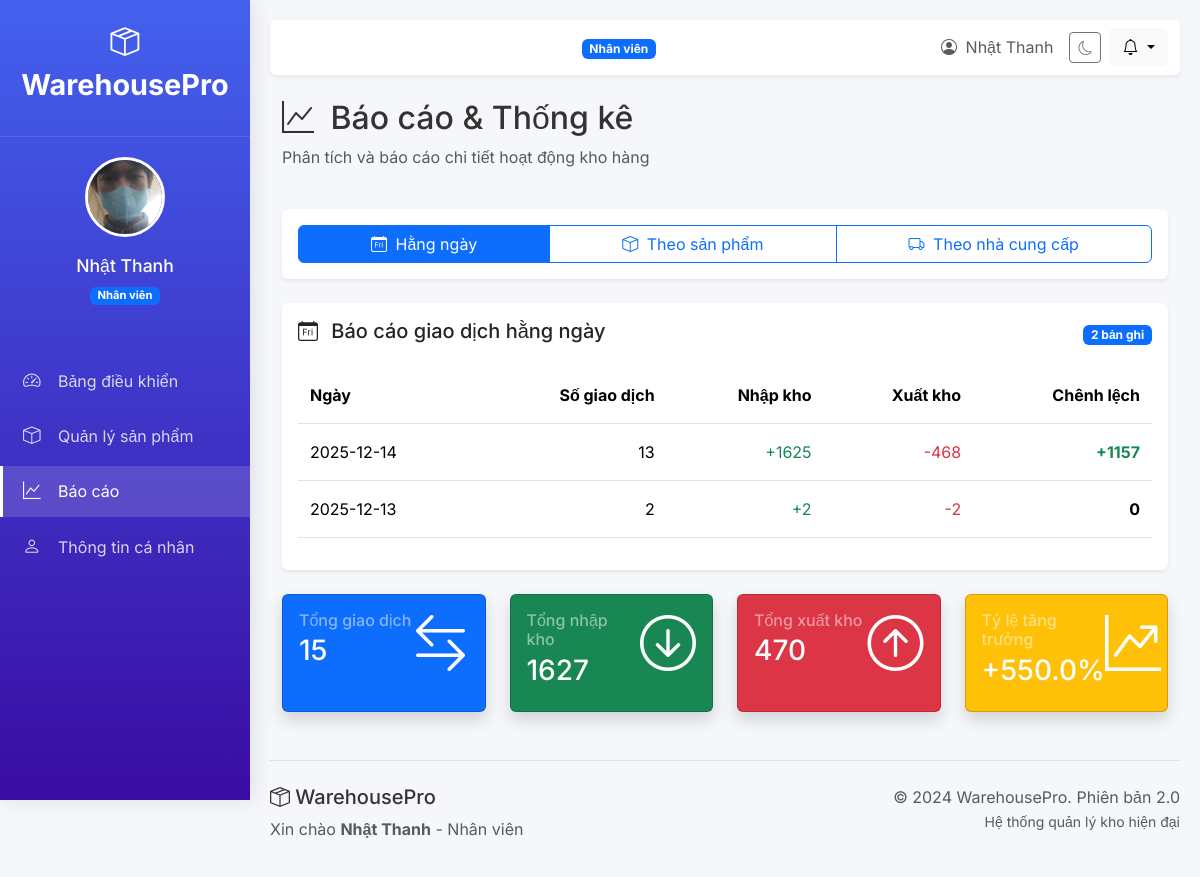
Screenshot of /reports (signed in) with the database file from the repository.
### tables this page shows
CREATE TABLE users (
            id INTEGER PRIMARY KEY AUTOINCREMENT,
            email TEXT UNIQUE NOT NULL,
            password TEXT NOT NULL,
            full_name TEXT NOT NULL,
            role TEXT NOT NULL,
            avatar TEXT,
            phone TEXT,
            address TEXT,
            status TEXT DEFAULT 'active',
            created_at TIMESTAMP DEFAULT CURRENT_TIMESTAMP
        );

### main.py (the view)
@app.get("/reports", response_class=HTMLResponse)
async def reports_page(request: Request):
    user = get_current_user(request)
    if not user:
        return RedirectResponse("/login", status_code=302)
    conn = get_db_connection()
    cursor = conn.cursor()
    report_type = request.query_params.get('type', 'daily')
    if report_type == 'daily':
        cursor.execute('''
            SELECT DATE(created_at) as date,
                   COUNT(*) as transactions,
                   SUM(CASE WHEN type='in' THEN quantity ELSE 0 END) as stock_in,
                   SUM(CASE WHEN type='out' THEN quantity ELSE 0 END) as stock_out
            FROM transactions
            WHERE DATE(created_at) >= DATE('now', '-30 days')
            GROUP BY DATE(created_at)
            ORDER BY date DESC
        ''')
    elif report_type == 'products':
        cursor.execute('''
            SELECT p.category,
                   COUNT(*) as product_count,
                   SUM(p.stock) as total_stock,
                   SUM(p.stock * COALESCE(p.price, 0)) as total_value
            FROM products p
            WHERE p.status = 'approved'
            GROUP BY p.category
            ORDER BY total_value DESC
        ''')
    elif report_type == 'suppliers':
        cursor.execute('''
            SELECT supplier, supplier_country,
                   COUNT(*) as product_count,
                   SUM(stock) as total_stock,
                   SUM(stock * COALESCE(price, 0)) as total_value
            FROM products
            WHERE status = 'approved'
            GROUP BY supplier, supplier_country
            ORDER BY product_count DESC
        ''')
    elif report_type == 'staff' and user["role"] == "admin":
        cursor.execute('''
            SELECT u.full_name, u.email,
                   COUNT(p.id) as product_count,
                   SUM(CASE WHEN p.status='approved' THEN 1 ELSE 0 END) as approved_count,
                   SUM(CASE WHEN p.status='pending' THEN 1 ELSE 0 END) as pending_count
            FROM users u
            LEFT JOIN products p ON u.id = p.added_by
            WHERE u.role = 'staff'
            GROUP BY u.id
            ORDER BY product_count DESC
        ''')
    else:
        cursor.execute('''
            SELECT DATE(created_at) as date,
                   COUNT(*) as transactions
            FROM transactions
            GROUP BY DATE(created_at)
            ORDER BY date DESC
            LIMIT 10
        ''')
    report_data = [dict(row) for row in cursor.fetchall()]
    growth_rate = 0
    if report_type == 'daily' and len(report_data) > 1:
        mid = len(report_data) // 2
        recent = report_data[:mid]
        older = report_data[mid:]
        recent_sum = sum(item['transactions'] for item in recent)
        older_sum = sum(item['transactions'] for item in older)
        if older_sum > 0:
            growth_rate = ((recent_sum - older_sum) / older_sum) * 100
        elif recent_sum > 0:
            growth_rate = 100.0
    conn.close()
    return templates.TemplateResponse(
        "reports.html",
        {
            "request": request,
            "title": "Báo cáo & Thống kê",
            "user": user,
            "report_type": report_type,
            "report_data": report_data,
            "growth_rate": growth_rate,
            "now": datetime.now
        }
    )

### templates/reports.html (shortened to what this page needs)
{% extends "base.html" %}
{% block content %}
<div class="row mb-4">
    <div class="col-12">
        <h2><i class="bi bi-graph-up me-2"></i> Báo cáo & Thống kê</h2>
        <p class="text-muted">Phân tích và báo cáo chi tiết hoạt động kho hàng</p>
    </div>
</div>
<div class="card mb-4 shadow-sm border-0">
    <div class="card-body">
        <div class="btn-group w-100" role="group">
            <a href="/reports?type=daily"
                class="btn {% if report_type == 'daily' %}btn-primary{% else %}btn-outline-primary{% endif %}">
                <i class="bi bi-calendar-day me-1"></i> Hằng ngày
            </a>
            <a href="/reports?type=products"
                class="btn {% if report_type == 'products' %}btn-primary{% else %}btn-outline-primary{% endif %}">
                <i class="bi bi-box me-1"></i> Theo sản phẩm
            </a>
            <a href="/reports?type=suppliers"
                class="btn {% if report_type == 'suppliers' %}btn-primary{% else %}btn-outline-primary{% endif %}">
                <i class="bi bi-truck me-1"></i> Theo nhà cung cấp
            </a>
        </div>
    </div>
</div>
<div class="card shadow-sm border-0 mb-4"><div class="card-body">
    <div class="table-header d-flex justify-content-between align-items-center">
        <h5>
            {% if report_type == 'daily' %}
            <i class="bi bi-calendar-day me-2"></i> Báo cáo giao dịch hằng ngày
            {% elif report_type == 'products' %}
            <i class="bi bi-box me-2"></i> Báo cáo theo danh mục sản phẩm
            {% else %}
            <i class="bi bi-truck me-2"></i> Báo cáo theo nhà cung cấp
            {% endif %}
        </h5>
        <span class="badge bg-primary">{{ report_data|length }} bản ghi</span>
    </div>
    <div class="table-responsive mt-3">
        <table class="table table-hover" id="reportTable">
            <thead>
                {% if report_type == 'daily' %}
                <tr>
                    <th>Ngày</th>
                    <th class="text-end">Số giao dịch</th>
                    <th class="text-end">Nhập kho</th>
                    <th class="text-end">Xuất kho</th>
                    <th class="text-end">Chênh lệch</th>
                </tr>
                {% else %}
                <tr>
                    <th>Nhà cung cấp</th>
                    <th class="text-end">Số sản phẩm</th>
                    <th class="text-end">Tổng tồn kho</th>
                </tr>
                {% endif %}
            </thead>
            <tbody>
                {% for row in report_data %}
                <tr>
                    {% if report_type == 'daily' %}
                    <td>{{ row['date'] }}</td>
                    <td class="text-end">{{ row['transactions'] }}</td>
                    <td class="text-end text-success">+{{ row['stock_in'] }}</td>
                    <td class="text-end text-danger">-{{ row['stock_out'] }}</td>
                    <td class="text-end">
                        {% set diff = row['stock_in'] - row['stock_out'] %}
                        <span class="fw-bold {% if diff > 0 %}text-success{% elif diff < 0 %}text-danger{% endif %}">
                            {% if diff > 0 %}+{% endif %}{{ diff }}
                        </span>
                    </td>
                    {% else %}
                    <td>{{ row['supplier'] }}</td>
                    <td class="text-end">{{ row['product_count'] }}</td>
                    <td class="text-end">{{ row['total_stock'] }}</td>
                    {% endif %}
                </tr>
                {% endfor %}
            </tbody>
        </table>
    </div>
</div></div>
<div class="row mt-4">
    <div class="col-md-3">
        <div class="card bg-primary text-white shadow h-100">
            <div class="card-body">
                <div class="d-flex justify-content-between">
                    <div>
                        <h6 class="text-white-50 mb-1">Tổng giao dịch</h6>
                        <h3>
                            {% if report_type == 'daily' %}
                            {{ report_data|sum(attribute='transactions') }}
                            {% else %}
                            {{ report_data|length }}
                            {% endif %}
                        </h3>
                    </div>
                    <div class="display-4">
                        <i class="bi bi-arrow-left-right"></i>
                    </div>
                </div>
            </div>
        </div>
    </div>
    <div class="col-md-3">
        <div class="card bg-success text-white shadow h-100">
            <div class="card-body">
                <div class="d-flex justify-content-between">
                    <div>
                        <h6 class="text-white-50 mb-1">Tổng nhập kho</h6>
                        <h3>
                            {% if report_type == 'daily' %}
                            {{ report_data|sum(attribute='stock_in') }}
                            {% else %}
                            -
                            {% endif %}
                        </h3>
                    </div>
                    <div class="display-4">
                        <i class="bi bi-arrow-down-circle"></i>
                    </div>
                </div>
            </div>
        </div>
    </div>
    <div class="col-md-3">
        <div class="card bg-danger text-white shadow h-100">
            <div class="card-body">
                <div class="d-flex justify-content-between">
                    <div>
                        <h6 class="text-white-50 mb-1">Tổng xuất kho</h6>
                        <h3>
                            {% if report_type == 'daily' %}
                            {{ report_data|sum(attribute='stock_out') }}
                            {% else %}
                            -
                            {% endif %}
                        </h3>
                    </div>
                    <div class="display-4">
                        <i class="bi bi-arrow-up-circle"></i>
                    </div>
                </div>
            </div>
        </div>
    </div>
    <div class="col-md-3">
        <div class="card bg-warning text-white shadow h-100">
            <div class="card-body">
                <div class="d-flex justify-content-between">
                    <div>
                        <h6 class="text-white-50 mb-1">Tỷ lệ tăng trưởng</h6>
                        <h3>
                            {% if report_type == 'daily' %}
                            {{ "{:+.1f}".format(growth_rate) }}%
                            {% else %}
                            -
                            {% endif %}
                        </h3>
                    </div>
                    <div class="display-4">
                        <i class="bi bi-graph-up-arrow"></i>
                    </div>
                </div>
            </div>
        </div>
    </div>
</div>
{% endblock %}

### templates/base.html (shortened to what this page needs)
<!DOCTYPE html>
<html lang="vi" data-bs-theme="light">
<head>
    <link href="https://cdn.jsdelivr.net/npm/bootstrap@5.3.3/dist/css/bootstrap.min.css" rel="stylesheet">
    <link rel="stylesheet" href="https://cdn.jsdelivr.net/npm/bootstrap-icons@1.11.1/font/bootstrap-icons.css">
</head>
<body>
    <div class="sidebar">
        <div class="sidebar-header">
            <a href="/dashboard" class="logo">
                <i class="bi bi-box-seam"></i> WarehousePro
            </a>
        </div>
        {% if user %}
        <div class="user-profile">
            <img src="{{ user.get('avatar', '/static/img/avatars/default.png') }}" class="avatar"
                alt="{{ user.full_name }}">
            <div class="user-info mt-2">
                <h5>{{ user.full_name }}</h5>
                <span class="badge {% if user.role == 'admin' %}bg-danger{% else %}bg-primary{% endif %}">
                    {{ 'Quản trị viên' if user.role == 'admin' else 'Nhân viên' }}
                </span>
            </div>
        </div>
        {% endif %}
        <ul class="sidebar-menu">
            <li>
                <a href="/dashboard" class="{% if request.url.path == '/dashboard' %}active{% endif %}">
                    <i class="bi bi-speedometer2"></i> Bảng điều khiển
                </a>
            </li>
            <li>
                <a href="/products"
                    class="{% if request.url.path.startswith('/products') and not request.url.path.startswith('/admin/approve') %}active{% endif %}">
                    <i class="bi bi-box"></i> Quản lý sản phẩm
                </a>
            </li>
            <li>
                <a href="/reports" class="{% if request.url.path == '/reports' %}active{% endif %}">
                    <i class="bi bi-graph-up"></i> Báo cáo
                </a>
            </li>
            <li>
                <a href="/profile" class="{% if request.url.path == '/profile' %}active{% endif %}">
                    <i class="bi bi-person"></i> Thông tin cá nhân
                </a>
            </li>
        </ul>
    </div>
    <div class="main-content">
        <nav class="navbar navbar-expand-lg navbar-light bg-white shadow-sm rounded mb-4">
            <div class="container-fluid">
                <div class="d-flex align-items-center">
                    <span class="navbar-brand mb-0 h1 d-none d-lg-block">
                        <i class="bi bi-box-seam me-2"></i>
                    </span>
                    <div class="ms-3">
                        <span
                            class="badge {% if user and user.role == 'admin' %}bg-danger{% else %}bg-primary{% endif %}">
                            {{ 'Quản trị viên' if user and user.role == 'admin' else 'Nhân viên' }}
                        </span>
                    </div>
                </div>
                <div class="d-flex align-items-center">
                    <span class="text-muted me-3 d-none d-md-block">
                        <i class="bi bi-person-circle me-1"></i>
                        {{ user.full_name if user else '' }}
                    </span>
                    <button class="btn btn-outline-secondary btn-sm me-2" onclick="toggleDarkMode()">
                        <i class="bi bi-moon"></i>
                    </button>
                    <div class="dropdown">
                        <button class="btn btn-light dropdown-toggle" type="button" data-bs-toggle="dropdown">
                            <i class="bi bi-bell"></i>
                        </button>
                    </div>
                </div>
            </div>
        </nav>
        <div class="container-fluid">
            {% block content %}{% endblock %}
        </div>
        <footer class="mt-5 pt-4 border-top">
            <div class="row">
                <div class="col-md-6">
                    <h5><i class="bi bi-box-seam"></i> WarehousePro</h5>
                    <p class="text-muted">
                        {% if user %}
                        Xin chào <strong>{{ user.full_name }}</strong> -
                        {{ 'Quản trị viên' if user.role == 'admin' else 'Nhân viên' }}
                        {% else %}
                        Hệ thống quản lý kho hàng thông minh & chuyên nghiệp
                        {% endif %}
                    </p>
                </div>
                <div class="col-md-6 text-end">
                    <p class="text-muted">
                        © 2024 WarehousePro. Phiên bản 2.0<br>
                        <small>Hệ thống quản lý kho hiện đại</small>
                    </p>
                </div>
            </div>
        </footer>
    </div>
</body>
</html>

### rows the page displays
users: get (picture), full_name "Nhật Thanh", role "Nhân viên", date "2025-12-13", transactions "2", stock_in "2", stock_out "2", diff "0"

### other values shown
{{ report_data|length }} "2"
{{ row['date'] }} "2025-12-14"
{{ row['transactions'] }} "13"
{{ row['stock_in'] }} "1625"
{{ row['stock_out'] }} "468"
{{ diff }} "1157"
{{ report_data|sum(attribute='transactions') }} "15"
{{ report_data|sum(attribute='stock_in') }} "1627"
{{ report_data|sum(attribute='stock_out') }} "470"
{{ "{:+.1f}".format(growth_rate) }} "+550.0"
